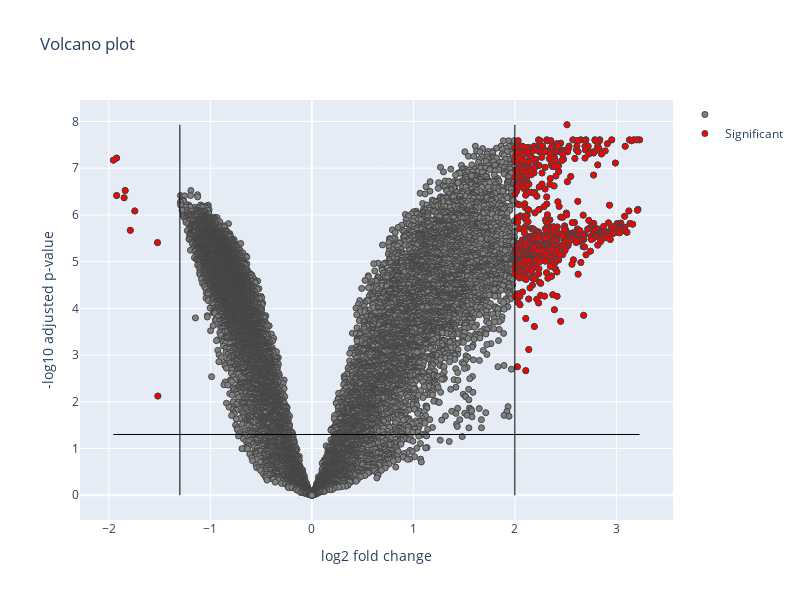

Notebook code cell kept with this figure:
### Code cell
# Calculate log2 fold change and -log10 adjusted p-value
de_results['log2fc'] = (de_results['logFC'])
de_results['-log10p'] = -np.log10(de_results['adj.P.Val'])

# Define significance thresholds
threshold_log2fc_neg = -1.3  # Equivalent to a fold change of 2
threshold_log2fc_pos = 2
threshold_log10p = -np.log10(0.05)  # Equivalent to an adjusted p-value of 0.05

# Create a volcano plot
fig = go.Figure()

# Add all points
fig.add_trace(go.Scatter(
    x=de_results['log2fc'],
    y=de_results['-log10p'],
    mode='markers',
    text=de_results.index,  # Display gene names on hover
    marker=dict(
        color='gray',  # Color points gray by default
        line=dict(width=1)  # Outline markers
    ),
    hovertemplate="<b>%{text}</b><br><br>log2fc: %{x}<br>-log10p: %{y}<extra></extra>",  # Customize hover text
    name=''
))

# Highlight significant points
fig.add_trace(go.Scatter(
    x=de_results.loc[((de_results['log2fc'] < threshold_log2fc_neg) |
                     (de_results['log2fc'] > threshold_log2fc_pos) )&
                     (de_results['-log10p'] > threshold_log10p), 'log2fc'],
    y=de_results.loc[((de_results['log2fc'] < threshold_log2fc_neg) |
                     (de_results['log2fc'] > threshold_log2fc_pos) )& (de_results['-log10p'] > threshold_log10p), '-log10p'],
    mode='markers',
    text=de_results.loc[((de_results['log2fc'] < threshold_log2fc_neg) |
                     (de_results['log2fc'] > threshold_log2fc_pos) )& (de_results['-log10p'] > threshold_log10p)].index,
    marker=dict(
        color='red',  # Color significant points red
        line=dict(width=1)
    ),
    hovertemplate="<b>%{text}</b><br><br>log2fc: %{x}<br>-log10p: %{y}<extra></extra>",
    name='Significant'
))

# Add lines to denote significance thresholds
fig.add_shape(type="line", x0=threshold_log2fc_pos, x1=threshold_log2fc_pos, y0=0, y1=de_results['-log10p'].max(), line=dict(color="black", width=1))
fig.add_shape(type="line", x0=threshold_log2fc_neg, x1=threshold_log2fc_neg, y0=0, y1=de_results['-log10p'].max(), line=dict(color="black", width=1))
fig.add_shape(type="line", x0=de_results['log2fc'].min(), x1=de_results['log2fc'].max(), y0=threshold_log10p, y1=threshold_log10p, line=dict(color="black", width=1))

# Update layout
fig.update_layout(
    title='Volcano plot',
    xaxis_title='log2 fold change',
    yaxis_title='-log10 adjusted p-value',
    showlegend=True,
    autosize=False,
    width=800,
    height=600,
)

# Show plot
fig.show()

### Figure 1 — Plotly figure (JSON) as saved in the notebook; plotly's stock layout.template omitted (floating-point values rounded to 4 significant figures; data arrays with more than 128 entries replaced by an {"elided": "..."} marker saying what was removed)
{"data": [{"hovertemplate": "<b>%{text}</b><br><br>log2fc: %{x}<br>-log10p: %{y}<extra></extra>", "marker": {"color": "gray", "line": {"width": 1}}, "mode": "markers", "name": "", "text": {"elided": "20042 str values"}, "type": "scatter", "x": {"elided": "20042 float values"}, "y": {"elided": "20042 float values"}}, {"hovertemplate": "<b>%{text}</b><br><br>log2fc: %{x}<br>-log10p: %{y}<extra></extra>", "marker": {"color": "red", "line": {"width": 1}}, "mode": "markers", "name": "Significant", "text": {"elided": "597 str values"}, "type": "scatter", "x": {"elided": "597 float values"}, "y": {"elided": "597 float values"}}], "layout": {"autosize": false, "height": 600, "shapes": [{"line": {"color": "black", "width": 1}, "type": "line", "x0": 2, "x1": 2, "y0": 0, "y1": 7.93}, {"line": {"color": "black", "width": 1}, "type": "line", "x0": -1.3, "x1": -1.3, "y0": 0, "y1": 7.93}, {"line": {"color": "black", "width": 1}, "type": "line", "x0": -1.955, "x1": 3.229, "y0": 1.301, "y1": 1.301}], "showlegend": true, "title": {"text": "Volcano plot"}, "width": 800, "xaxis": {"title": {"text": "log2 fold change"}}, "yaxis": {"title": {"text": "-log10 adjusted p-value"}}}}
